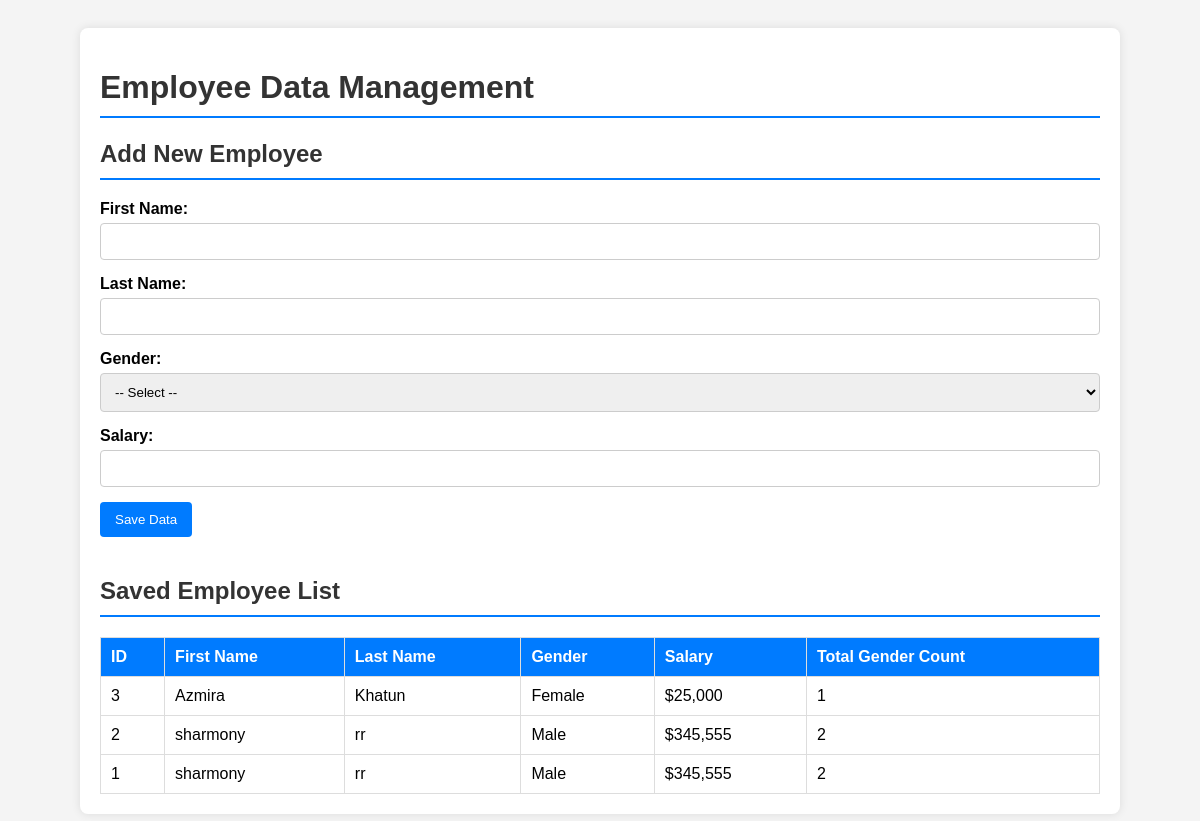
The app's page /exam-28-12/test.php with its own data.
### tables this page shows
CREATE TABLE `employeesalary` (
  `EmployeeId` int(11) NOT NULL,
  `Salary` int(11) NOT NULL
);

CREATE TABLE `employeedemographics` (
  `EmployeeId` int(11) NOT NULL,
  `FirstName` varchar(50) NOT NULL,
  `LastName` varchar(50) DEFAULT NULL,
  `Gender` varchar(10) NOT NULL
);

### exam-28-12/test.php (the view, shortened to what this page needs)
<?php
$servername = "localhost";
$username = "root";
$password = "";
$dbname = "form";
$conn = new mysqli($servername, $username, $password, $dbname);
$read_sql = "
    SELECT
        ED.EmployeeId,
        ED.FirstName,
        ED.LastName,
        ED.Gender,
        ES.Salary,
        COUNT(ED.Gender) OVER (PARTITION BY ED.Gender) AS TotalGender
    FROM
        employeeDemographics ED
    JOIN
        EmployeeSalary ES
    ON
        ED.EmployeeId = ES.EmployeeId
    ORDER BY
        ED.EmployeeId DESC";
$result = $conn->query($read_sql);
?>
<!DOCTYPE html>
<html lang="en">
<head>
</head>
<body>
    <div class="container">
        <h1>Employee Data Management</h1>
        <h2>Add New Employee</h2>
        <form method="POST" action="<?php echo htmlspecialchars($_SERVER["PHP_SELF"]); ?>">
            <div class="form-group">
                <label for="first_name">First Name:</label>
                <input type="text" id="first_name" name="first_name" required>
            </div>
            <div class="form-group">
                <label for="last_name">Last Name:</label>
                <input type="text" id="last_name" name="last_name">
            </div>
            <div class="form-group">
                <label for="gender">Gender:</label>
                <select id="gender" name="gender" required>
                    <option value="">-- Select --</option>
                </select>
            </div>
            <div class="form-group">
                <label for="salary">Salary:</label>
                <input type="number" id="salary" name="salary" required min="1000">
            </div>
            <button type="submit" name="submit_employee">Save Data</button>
        </form>
        <h2 style="margin-top: 40px;">Saved Employee List</h2>
        <?php
        if ($result && $result->num_rows > 0) {
            echo "<table>";
            echo "<tr>
                <th>ID</th>
                <th>First Name</th>
                <th>Last Name</th>
                <th>Gender</th>
                <th>Salary</th>
                <th>Total Gender Count</th>
              </tr>";
            while ($row = $result->fetch_assoc()) {
                echo "<tr>";
                echo "<td>" . htmlspecialchars($row["EmployeeId"]) . "</td>";
                echo "<td>" . htmlspecialchars($row["FirstName"]) . "</td>";
                echo "<td>" . htmlspecialchars($row["LastName"]) . "</td>";
                echo "<td>" . htmlspecialchars($row["Gender"]) . "</td>";
                echo "<td>$" . number_format($row["Salary"], 0) . "</td>";
                echo "<td>" . htmlspecialchars($row["TotalGender"]) . "</td>";
                echo "</tr>";
            }
            echo "</table>";
        } else {
            echo "<p>No data saved yet or database connection issue.</p>";
        }
        ?>
    </div>
</body>
</html>

### exam-28-12/test.php (style rules this page uses)
body { font-family: Arial, sans-serif; padding: 20px; background-color: #f4f4f4; }
.container { max-width: 1000px; margin: auto; background: white; padding: 20px; border-radius: 8px; box-shadow: 0 0 10px rgba(0, 0, 0, 0.1); }
h1, h2 { color: #333; border-bottom: 2px solid #007bff; padding-bottom: 10px; }
.form-group { margin-bottom: 15px; }
label { display: block; margin-bottom: 5px; font-weight: bold; }
input[type="text"], input[type="number"], select { width: 100%; padding: 10px; border: 1px solid #ccc; border-radius: 4px; box-sizing: border-box; }
button { background-color: #007bff; color: white; padding: 10px 15px; border: none; border-radius: 4px; cursor: pointer; }
table { width: 100%; border-collapse: collapse; margin-top: 20px; }
th, td { border: 1px solid #ddd; padding: 10px; text-align: left; }
th { background-color: #007bff; color: white; }

### records on screen
employeesalary: EmployeeId.EmployeeId "3", EmployeeId.FirstName "Azmira", EmployeeId.LastName "Khatun", EmployeeId.Gender "Female", Salary "25,000", TotalGender "1"
employeesalary: EmployeeId.EmployeeId "2", EmployeeId.FirstName "sharmony", EmployeeId.LastName "rr", EmployeeId.Gender "Male", Salary "345,555", TotalGender "2"
employeesalary: EmployeeId.EmployeeId "1", EmployeeId.FirstName "sharmony", EmployeeId.LastName "rr", EmployeeId.Gender "Male", Salary "345,555", TotalGender "2"
